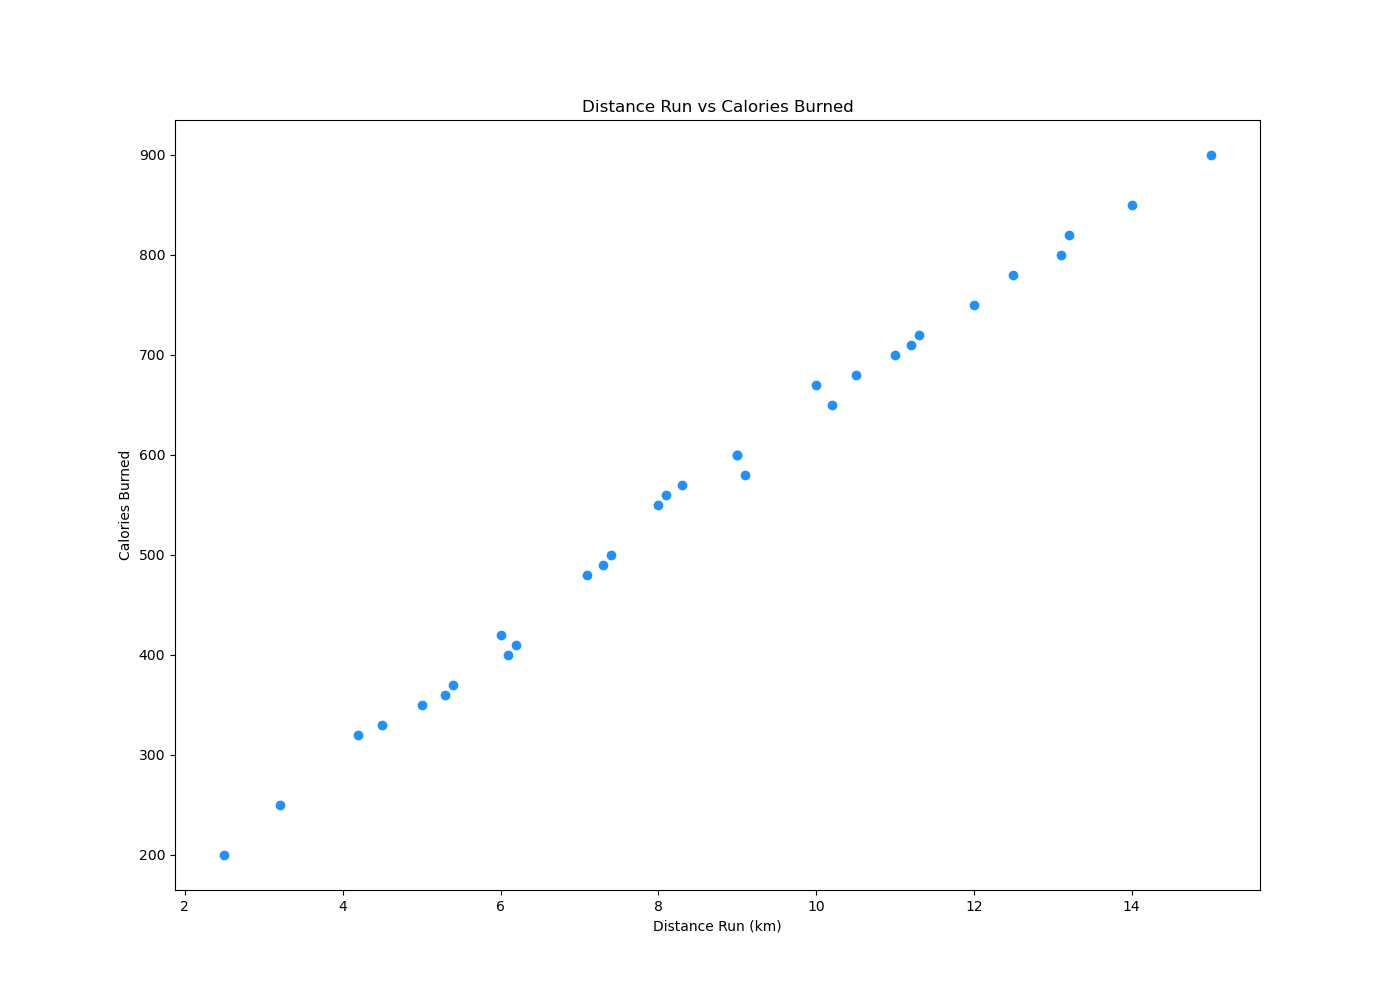

Source code (Python):

import matplotlib.pyplot as plt

# Define the data for the scatterplot
days = [i for i in range(1, 32)]
distance_run = [3.2, 5.0, 2.5, 6.1, 4.2, 5.3, 7.4, 4.5, 8.0, 6.2, 7.1, 9.0, 5.4, 10.2, 8.1, 7.3, 9.1, 6.0, 11.0, 8.3, 9.0, 10.5, 12.0, 11.3, 13.1, 10.0, 12.5, 14.0, 11.2, 13.2, 15.0]
calories_burned = [250, 350, 200, 400, 320, 360, 500, 330, 550, 410, 480, 600, 370, 650, 560, 490, 580, 420, 700, 570, 600, 680, 750, 720, 800, 670, 780, 850, 710, 820, 900]

# Create the scatterplot
plt.figure(figsize=(14, 10))  # Change width and height of the chart reasonably
plt.scatter(distance_run, calories_burned, color='#1E90FF')  # Modify the color scheme using a specific color code

# Apply labels and a title to the scatterplot
plt.xlabel('Distance Run (km)')
plt.ylabel('Calories Burned')
plt.title('Distance Run vs Calories Burned')

# Display the scatterplot
plt.show()
